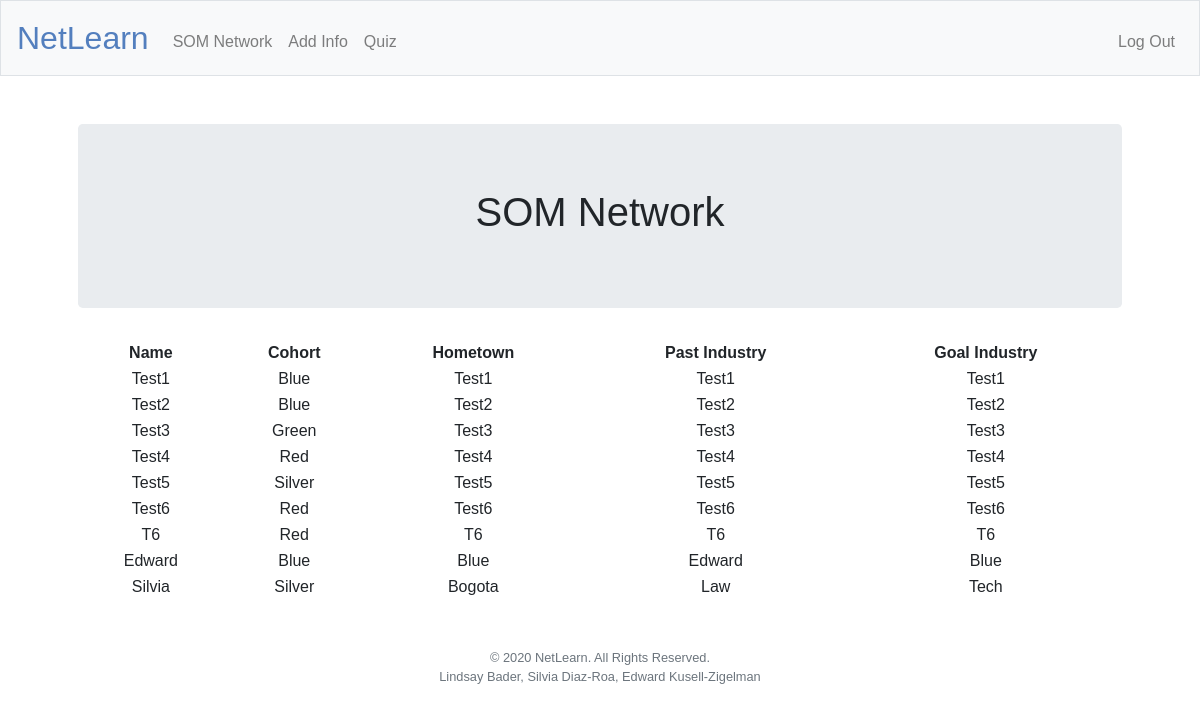
Page / (signed in) on the earlier database version.
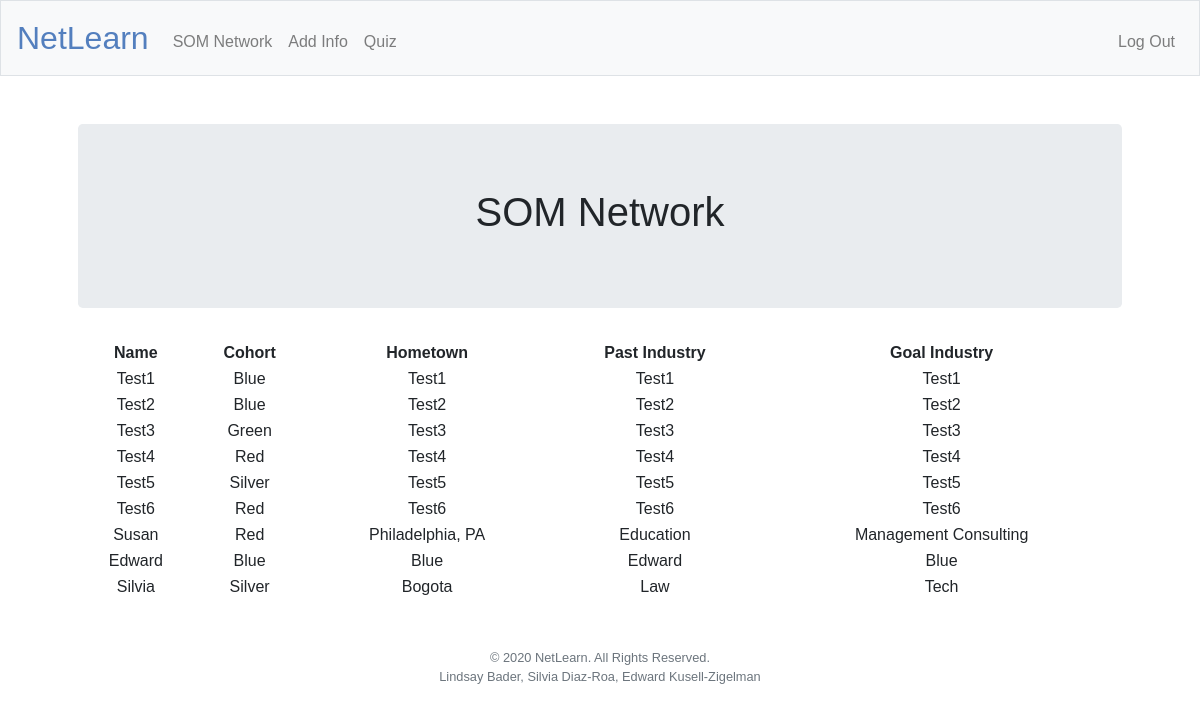
Same page on the later database version.
### tables this page shows
CREATE TABLE network (id INTEGER, name TEXT, cohort TEXT, hometown TEXT, past_industry TEXT, goal_industry TEXT, PRIMARY KEY(id));

### application.py (the view)
@app.route("/")
@login_required
def SOM_network():
    network = db.execute("SELECT * FROM network")
    return render_template("SOM_network.html", network = network)

### application.py (called while the page is built)
@app.after_request
def after_request(response):
    response.headers["Cache-Control"] = "no-cache, no-store, must-revalidate"
    response.headers["Expires"] = 0
    response.headers["Pragma"] = "no-cache"
    return response

### helpers.py (called while the page is built)
def login_required(f):
    @wraps(f)
    def decorated_function(*args, **kwargs):
        if session.get("user_id") is None:
            return redirect("/login")
        return f(*args, **kwargs)
    return decorated_function

### templates/SOM_network.html (shortened to what this page needs)
{% extends "layout.html" %}
{% block main %}
            <div class="jumbotron">
            <h1>SOM Network</h1>
            </div>
                <table style="width: 100%">
                    <thead>
                        <tr>
                            <th>Name</th>
                            <th>Cohort</th>
                            <th>Hometown</th>
                            <th>Past Industry</th>
                            <th>Goal Industry</th>
                        </tr>
                    </thead>
                    <tbody>
                        {% for row in network %}
                            <tr>
                                <td> {{ row.name}} </td>
                                <td> {{ row.cohort}} </td>
                                <td> {{ row.hometown}} </td>
                                <td> {{ row.past_industry}} </td>
                                <td> {{ row.goal_industry}} </td>
                            </tr>
                        {% endfor %}
                    </tbody>
                </table>
{% endblock %}

### templates/layout.html (shortened to what this page needs)
<!DOCTYPE html>
<html lang="en">
    <head>
        <link rel="stylesheet" href="https://cdn.jsdelivr.net/npm/bootstrap@4.5.3/dist/css/bootstrap.min.css">
        <link href="/static/styles.css" rel="stylesheet">
    </head>
    <body>
        <nav class="navbar navbar-expand-md navbar-light bg-light border">
            <a class="navbar-brand" href="/"><span class="blue">NetLearn</span></a>
            <div class="collapse navbar-collapse" id="navbar">
                {% if session.user_id %}
                    <ul class="navbar-nav mr-auto mt-2">
                        <li class="nav-item"><a class="nav-link" href="/">SOM Network</a></li>
                        <li class="nav-item"><a class="nav-link" href="/add_info">Add Info</a></li>
                        <li class="nav-item"><a class="nav-link" href="/quiz">Quiz</a></li>
                    </ul>
                    <ul class="navbar-nav ml-auto mt-2">
                        <li class="nav-item"><a class="nav-link" href="/logout">Log Out</a></li>
                    </ul>
                {% else %}
                    <ul class="navbar-nav ml-auto mt-2">
                        <li class="nav-item"><a class="nav-link" href="/create_account">Create Account</a></li>
                        <li class="nav-item"><a class="nav-link" href="/login">Log In</a></li>
                    </ul>
                {% endif %}
            </div>
        </nav>
        <main class="container p-5">
            {% block main %}{% endblock %}
        </main>
        <footer class="small text-center text-muted">
            &#169; 2020 NetLearn. All Rights Reserved.
            <br>
            Lindsay Bader, Silvia Diaz-Roa, Edward Kusell-Zigelman
        </footer>
    </body>
</html>

### static/styles.css (style rules this page uses)
* { font-family: arial; }
nav .navbar-brand { font-size: xx-large; }
nav .navbar-brand .blue { color: #537fbe; }
main { overflow-x: auto; text-align: center; }

Differences in the rows shown:
changed network: name "T6" → "Susan"; hometown "T6" → "Philadelphia, PA"; past_industry "T6" → "Education"; goal_industry "T6" → "Management Consulting"
